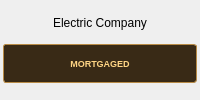
       <widget class="QFrame" name="tile12">
        <property name="tile" stdset="0">
         <bool>true</bool>
        </property>
        <layout class="QVBoxLayout" name="tileLayout12">
         <property name="spacing">
          <number>2</number>
         </property>
         <property name="leftMargin">
          <number>3</number>
         </property>
         <property name="topMargin">
          <number>3</number>
         </property>
         <property name="rightMargin">
          <number>3</number>
         </property>
         <property name="bottomMargin">
          <number>3</number>
         </property>
         <item>
          <widget class="QLabel" name="tileName12">
           <property name="styleSheet">
            <string>font-size: 12px;</string>
           </property>
           <property name="text">
            <string>Electric Company</string>
           </property>
           <property name="alignment">
            <set>Qt::AlignmentFlag::AlignCenter</set>
           </property>
           <property name="wordWrap">
            <bool>true</bool>
           </property>
          </widget>
         </item>
         <item>
          <widget class="QLabel" name="mortgageLabel12">
           <property name="visible">
            <bool>false</bool>
           </property>
           <property name="styleSheet">
            <string notr="true">background-color: #392a16; color: #ffd584; border: 1px solid #b88b46; border-radius: 3px; padding: 2px; font-size: 9px; font-weight: bold;</string>
           </property>
           <property name="text">
            <string>MORTGAGED</string>
           </property>
           <property name="alignment">
            <set>Qt::AlignmentFlag::AlignCenter</set>
           </property>
          </widget>
         </item>
         <item>
          <widget class="QWidget" name="tokenArea12" native="true">
           <property name="minimumSize">
            <size>
             <width>0</width>
             <height>12</height>
            </size>
           </property>
           <property name="maximumSize">
            <size>
             <width>16777215</width>
             <height>12</height>
            </size>
           </property>
          </widget>
         </item>
        </layout>
       </widget>
